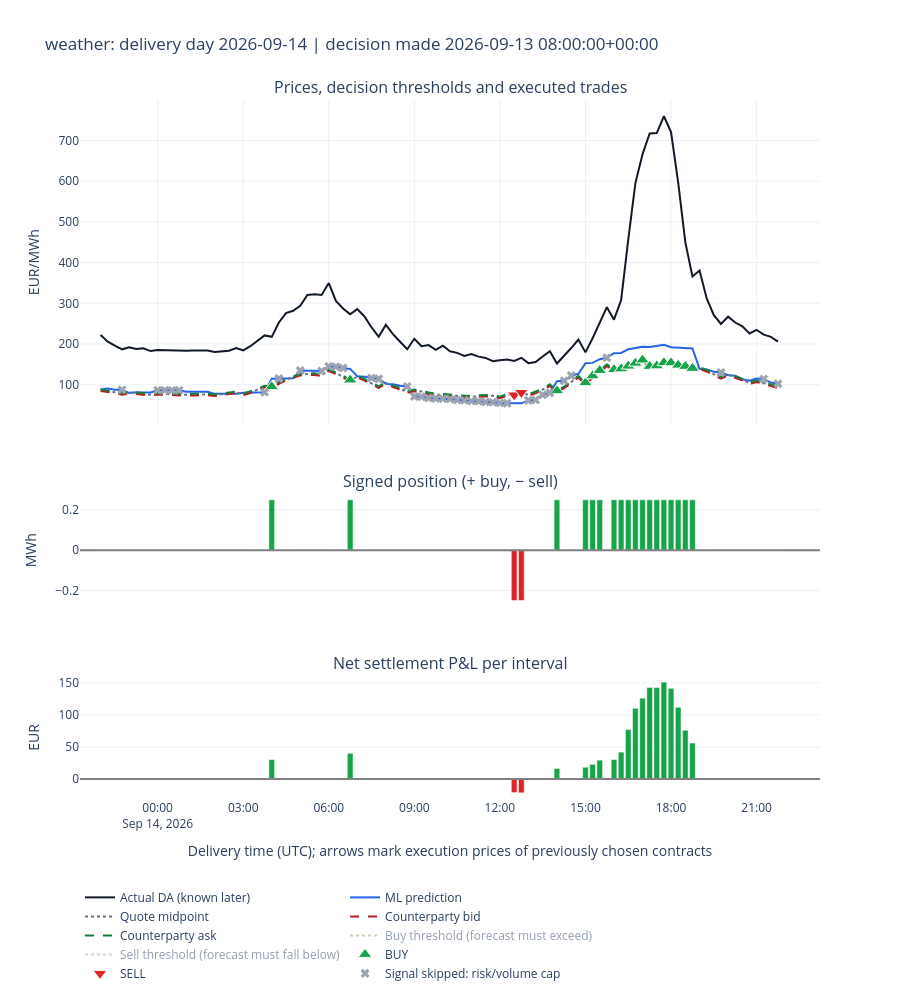
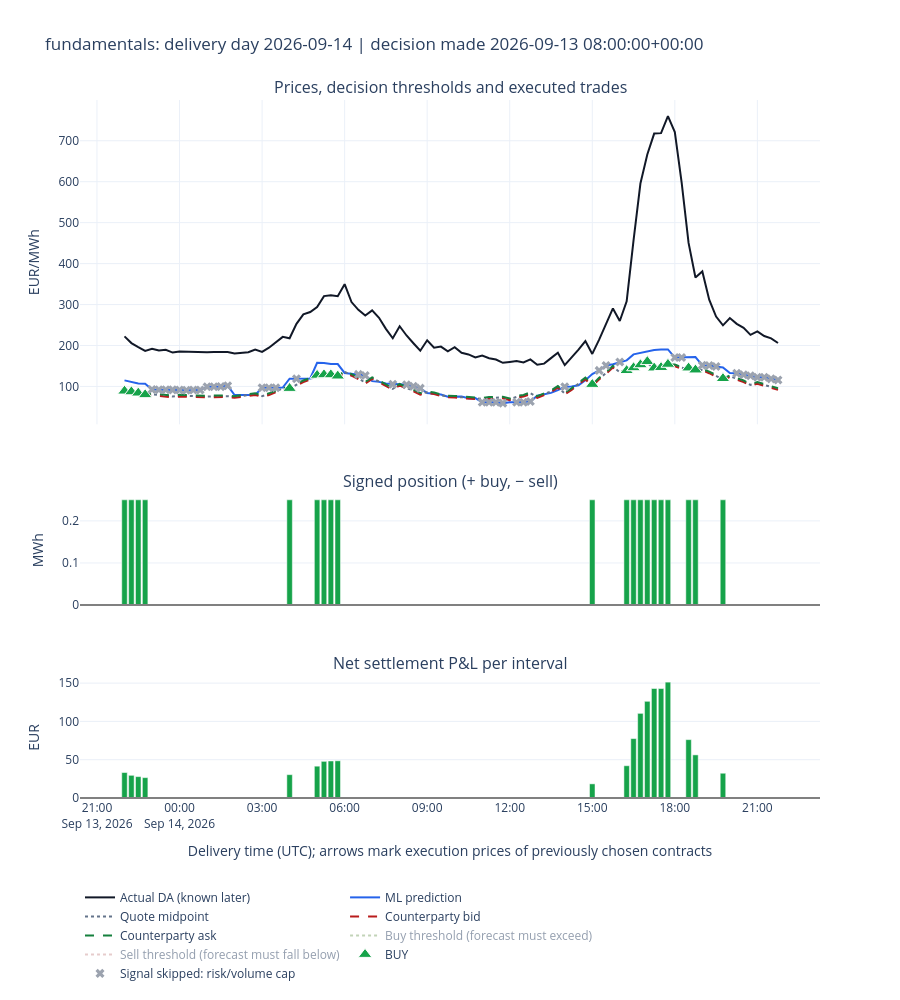

Notebook cell for these charts, in order:
### Markdown cell above
## Prices and buy/sell decisions
Choose a **local delivery date** below. The first eligible day is shown by default, without selecting a profitable day in hindsight. Each plot shows one model's alternative strategy:

- **Black line:** actual DA settlement price, known later.
- **Blue line:** the model forecast used to decide.
- **Grey midpoint and bid/ask lines:** hypothetical counterparty quotes.
- **Green up / red down triangles:** executed buys/sells at execution prices including slippage.
- **Grey crosses:** qualifying signals that received no allocation because risk/volume capacity was exhausted.
- **Lower panels:** signed energy and realised hypothetical net P&L after fees.

Click the optional buy/sell threshold traces in the legend to display them. A buy requires the forecast to exceed ask + slippage + fee + buffer; a sell requires the forecast below bid − slippage − fee − buffer. Arrows are located at **delivery timestamps** for comparison with settlement, but the contracts were selected at the preceding-day decision time shown in the title/hover. Actual prices did not determine the arrows. No-trade intervals have zero quantity and zero P&L.

A buy arrow does not automatically mean profit: compare its execution price with actual settlement and account for fees. Sell positions benefit when settlement is sufficiently below execution.

### Code cell
print('Available local delivery days:', sorted(ledger.delivery_day.unique()))
DELIVERY_DAY = '2026-09-14'  # e.g. '2026-09-14', if present; None selects first eligible day
for model in ['weather', 'fundamentals']:
    decision_figure(result, model=model, delivery_day=DELIVERY_DAY).show()
